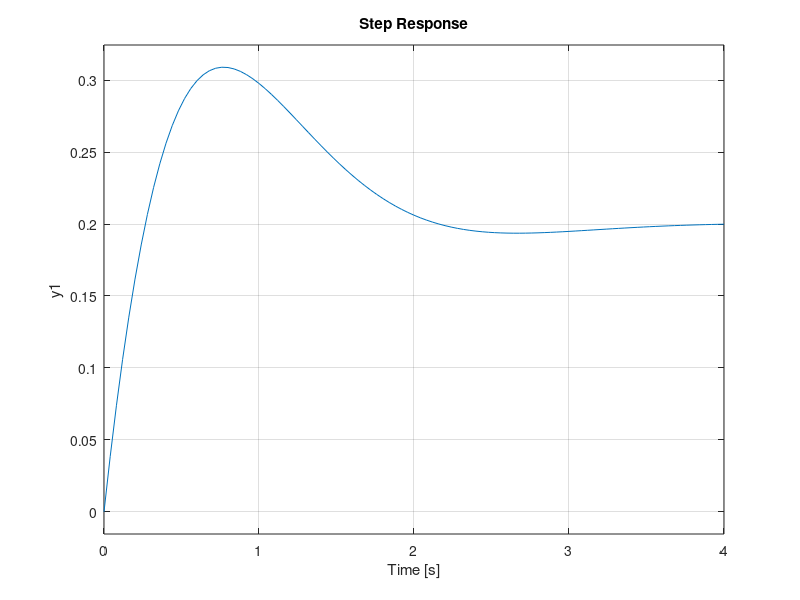
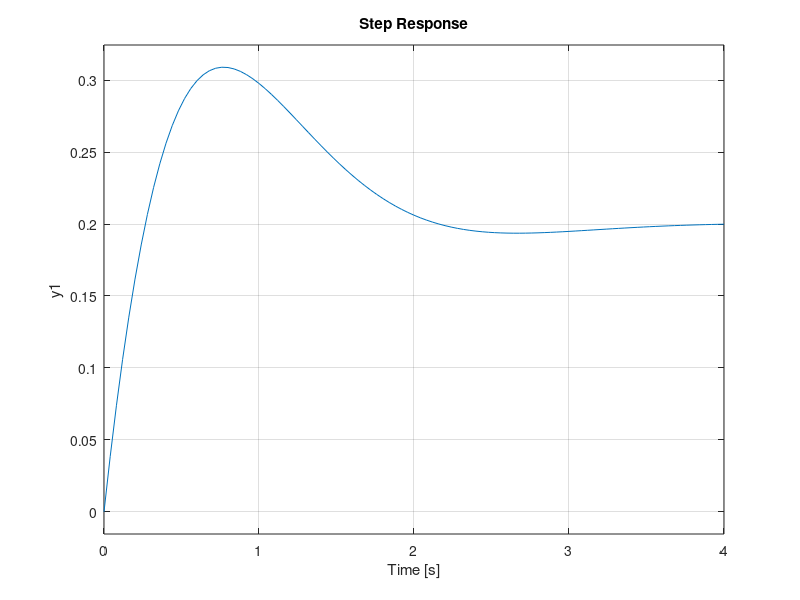

The MATLAB script that drew these images, in order:
clc
clear all
close all


%G=tf([2 1],[1 0.1 1])
G=tf([1 1],[1 2 4])
kc0=1
figure
step(feedback(G*kc0,1))
figure
step(feedback(G,1))
ys=1
yp=0.309
tp=0.781
yu=0.194

yoo=0.45*(yp+yu)
M0=(yp-yoo)/yoo
b=(yoo/ys)
A=1.152*(M0^2) +(-1.607*M0)+1
r=2*A*abs(b/(1-b))
theta=tp*(0.309+0.209*exp(-0.61*r))
tau=theta*r
k=1/kc0*abs(b/(1-b))
%sintonia pid por IMC
lambda=1*theta % da para auterar o numero de thetas
kp=(2*tau+theta)/(2*k*lambda)
%kp=0.8
ti=tau+theta/2
ki=kp/ti
%ki=2

